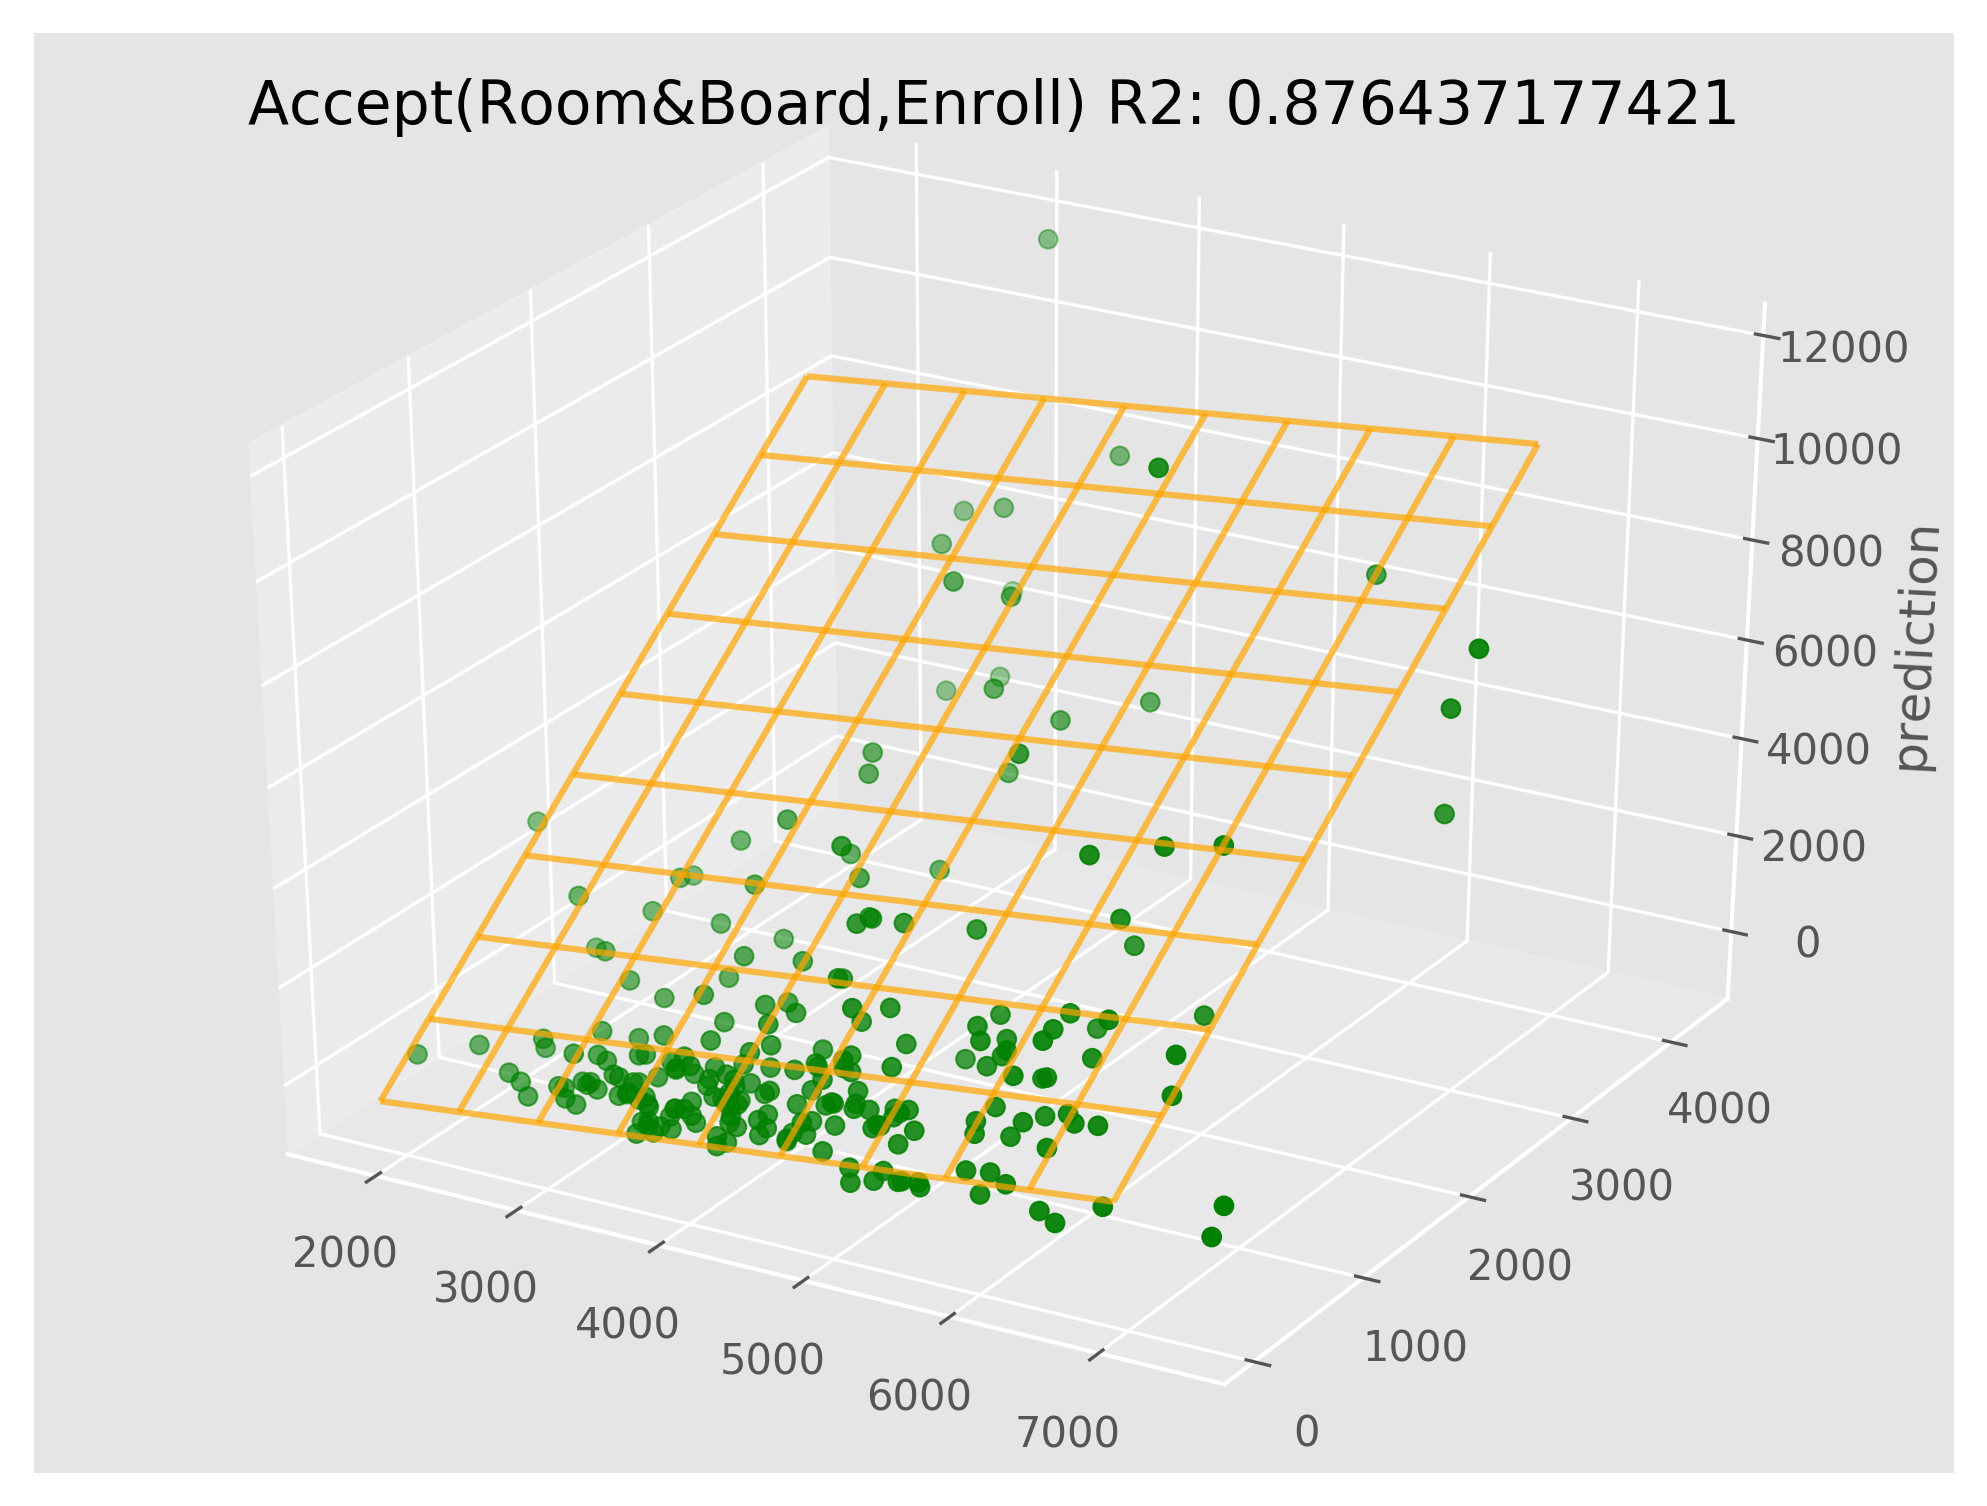

Source code (Python):
#Continue your exploration of linear regression using a public dataset provided courtesy of An Introduction to
# Statistical Learning, called College Acceptance and Enrollment. There are four relationships we are interested in
# modeling:
# The amount charged for room and board, expressed as a function of the number of: accepted students
# The number of enrolled students per college, expressed as a function of the number of: accepted students
# The number of failed undergraduate students per college, expressed as a function of: the number of accepted students
# The amount charged for room and board coupled with the number of enrolled students, expressed as a function of: the
# number of accepted students.
# You should be able to find these relationships given the dataset.



import pandas as pd
import numpy as np
import matplotlib
import matplotlib.pyplot as plt
from mpl_toolkits.mplot3d import Axes3D

matplotlib.style.use('ggplot') # Look Pretty


def drawLine(model, X_test, y_test, title, R2):
  # This convenience method will take care of plotting your
  # test observations, comparing them to the regression line,
  # and displaying the R2 coefficient
  fig = plt.figure()
  ax = fig.add_subplot(111)
  ax.scatter(X_test, y_test, c='g', marker='o')
  ax.plot(X_test, model.predict(X_test), color='orange', linewidth=1, alpha=0.7)

  title += " R2: " + str(R2)
  ax.set_title(title)
  print (title)
  print ("Intercept(s): ", model.intercept_)

  #plt.show()

def drawPlane(model, X_test, y_test, title, R2):
  # This convenience method will take care of plotting your
  # test observations, comparing them to the regression plane,
  # and displaying the R2 coefficient
  fig = plt.figure()
  ax = Axes3D(fig)
  ax.set_zlabel('prediction')

  # You might have passed in a DataFrame, a Series (slice),
  # an NDArray, or a Python List... so let's keep it simple:
  X_test = np.array(X_test)
  col1 = X_test[:,0]
  col2 = X_test[:,1]

  # Set up a Grid. We could have predicted on the actual
  # col1, col2 values directly; but that would have generated
  # a mesh with WAY too fine a grid, which would have detracted
  # from the visualization
  x_min, x_max = col1.min(), col1.max()
  y_min, y_max = col2.min(), col2.max()
  x = np.arange(x_min, x_max, (x_max-x_min) / 10)
  y = np.arange(y_min, y_max, (y_max-y_min) / 10)
  x, y = np.meshgrid(x, y)

  # Predict based on possible input values that span the domain
  # of the x and y inputs:
  z = model.predict(  np.c_[x.ravel(), y.ravel()]  )
  z = z.reshape(x.shape)

  ax.scatter(col1, col2, y_test, c='g', marker='o')
  ax.plot_wireframe(x, y, z, color='orange', alpha=0.7)
  
  title += " R2: " + str(R2)
  ax.set_title(title)
  print (title)
  print ("Intercept(s): ", model.intercept_)
  
  #plt.show()
  


#
# INFO: Let's get started!


#
# TODO: First, as is your habit, inspect your dataset in a text
# editor, or spread sheet application. The first thing you should
# notice is that the first column is both unique (the name of each)
# college, as well as unlabeled. This is a HINT that it must be the
# index column. If you do not indicate to Pandas that you already
# have an index column, it'll create one for you, which would be
# undesirable since you already have one.
#
# Review the .read_csv() documentation and discern how to load up
# a dataframe while indicating which existing column is to be taken
# as an index. Then, load up the College dataset into a variable
# called X:
#
# .. your code here ..
X=pd.read_csv('Datasets/College.csv', header=0)
colname=X.columns.tolist()
colname[0]='College'
X.columns=colname
print (X.dtypes)
print (X.isnull().any())
#
# INFO: This line isn't necessary for your purposes; but we'd just
# like to show you an additional way to encode features directly.
# The .map() method is like .apply(), but instead of taking in a
# lambda / function, you simply provide a mapping of keys:values.
# If you decide to embark on the "Data Scientist Challenge", this
# line of code will save you the trouble of converting it through
# other means:
X.Private = X.Private.map({'Yes':1, 'No':0})



#
# TODO: Create your linear regression model here and store it in a
# variable called 'model'. Don't actually train or do anything else
# with it yet:
#
# .. your code here ..

from sklearn import linear_model
model=linear_model.LinearRegression()


#
# INFO: The first relationship we're interested in is the 
# number of accepted students, as a function of the amount
# charged for room and board.

#
# TODO: Using indexing, create two slices (series). One will just
# store the room and board column, the other will store the accepted
# students column. Then use train_test_split to cut your data up
# into X_train, X_test, y_train, y_test, with a test_size of 30% and
# a random_state of 7.
#
# .. your code here ..
roomboard=X[['Room.Board']]
accepted=X[['Accept']]
from sklearn.model_selection import train_test_split
X_train, X_test, y_train, y_test=train_test_split(roomboard, accepted, test_size=0.3, random_state=7)



#
# TODO: Fit and score your model appropriately. Store the score in the
# score variable.
#
# .. your code here ..

#X_train=X_train.to_frame()
#y_train=y_train.to_frame()
#X_test=X_test.to_frame()
#y_test=y_test.to_frame()
model1=model.fit(X_train, y_train)
score=model1.score(X_test, y_test)


# INFO: We'll take it from here, buddy:
drawLine(model1, X_test, y_test, "Accept(Room&Board)", score)




# 
# TODO: Duplicate the process above; this time, model the number of
# accepted students, as a function of the number of enrolled students
# per college.
#
# .. your code here ..

enrolled=X[['Enroll']]
X_train, X_test, y_train, y_test=train_test_split(enrolled, accepted, test_size=0.3, random_state=7)
model2=model.fit(X_train, y_train)
score=model2.score(X_test, y_test)
drawLine(model2, X_test, y_test, "Accept(Enroll)", score)



# 
# TODO: Duplicate the process above; this time, model the number of
# accepted students, as as function of the numbr of failed undergraduate
# students per college.
#
# .. your code here ..

failunder=X[['F.Undergrad']]
X_train, X_test, y_train, y_test=train_test_split(failunder, accepted, test_size=0.3, random_state=7)
model3=model.fit(X_train, y_train)
score=model3.score(X_test, y_test)
drawLine(model3, X_test, y_test, "Accept(F.Undergrad)", score)


#
# TODO: Duplicate the process above (almost). This time is going to be
# a bit more complicated. Instead of modeling one feature as a function
# of another, you will attempt to do multivariate linear regression to
# model one feature as a function of TWO other features.
#
# Model the amount charged for room and board AND the number of enrolled
# students, as a function of the number of accepted students. To do
# this, instead of creating a regular slice for a single-feature input,
# simply create a slice that contains both columns you wish to use as
# inputs. Your training labels will remain a single slice.
#
# .. your code here ..

roomenrolled=X[['Room.Board','Enroll']]
X_train, X_test, y_train, y_test=train_test_split(roomenrolled, accepted, test_size=0.3, random_state=7)
model4=model.fit(X_train, y_train)
score=model4.score(X_test, y_test)
drawPlane(model4, X_test, y_test, "Accept(Room&Board,Enroll)", score)
plt.savefig('Accepted_Students.png', bbox_inches='tight', dpi=300)

#
# INFO: That concludes this assignment
#



plt.show()
# INFO + HINT On Fitting, Scoring, and Predicting:
#
# Here's a hint to help you complete the assignment without pulling
# your hair out! When you use .fit(), .score(), and .predict() on
# your model, SciKit-Learn expects your training data to be in
# spreadsheet (2D Array-Like) form. This means you can't simply
# pass in a 1D Array (slice) and get away with it.
#
# To properly prep your data, you have to pass in a 2D Numpy Array,
# or a dataframe. But what happens if you really only want to pass
# in a single feature?
#
# If you slice your dataframe using df[['ColumnName']] syntax, the
# result that comes back is actually a *dataframe*. Go ahead and do
# a type() on it to check it out. Since it's already a dataframe,
# you're good -- no further changes needed.
#
# But if you slice your dataframe using the df.ColumnName syntax,
# OR if you call df['ColumnName'], the result that comes back is
# actually a series (1D Array)! This will cause SKLearn to bug out.
# So if you are slicing using either of those two techniques, before
# sending your training or testing data to .fit / .score, do a
# my_column = my_column.reshape(-1,1). This will convert your 1D
# array of [n_samples], to a 2D array shaped like [n_samples, 1].
# A single feature, with many samples.
#
# If you did something like my_column = [my_column], that would produce
# an array in the shape of [1, n_samples], which is incorrect because
# SKLearn expects your data to be arranged as [n_samples, n_features].
# Keep in mind, all of the above only relates to your "X" or input
# data, and does not apply to your "y" or labels.





#
# Data Scientist Challenge
# ========================
#
# You've experimented with a number of feature scaling techniques
# already, such as MaxAbsScaler, MinMaxScaler, Normalizer, StandardScaler
# and more from http://scikit-learn.org/stable/modules/classes.html#module-sklearn.preprocessing
# 
# What happens if you apply scaling to your data before doing 
# linear regression? Would it alter the quality of your results?
# Do the scalers that work on a per-feature basis, such as MinMaxScaler
# behave differently that those that work on a multi-feature basis, such
# as normalize? And moreover, once your features have been scaled, you
# won't be able to use the resulting regression directly... unless you're
# able to .inverse_transform() the scaling. Do all of the SciKit-Learn
# scalers support that?
#
# This is your time to shine and to show how much of an explorer you are:
# Dive deeper into uncharted lands, browse SciKit-Learn's documentation,
# scour Google, ask questions on Quora, Stack-Overflow, and the course
# message board, and see if you can discover something that will be of
# benefit to you in the future!


